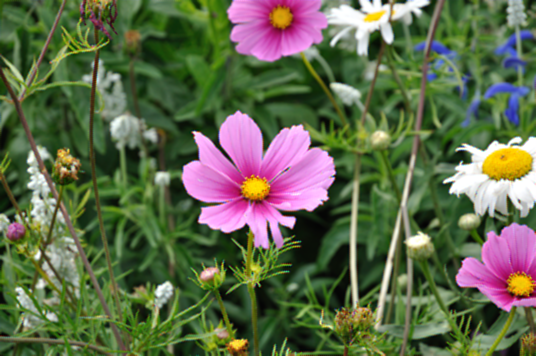
%> input picture 04 - Image Forgery Localization via Fine-Grained Analysis of CFA Artifacts/flowers.tiff, 536 x 356 px
$ octave demo_Piva.m   (GNU Octave 9; MATLAB toolbox functions it lacks are replaced by stand-ins)
%> lines starting %> are read from the running program, lines starting %| are printed output that depends on the picture
%> further down, im_true is the input picture: size 356x536x3 uint8; mean R, G, B 96.7, 105.9, 75.7
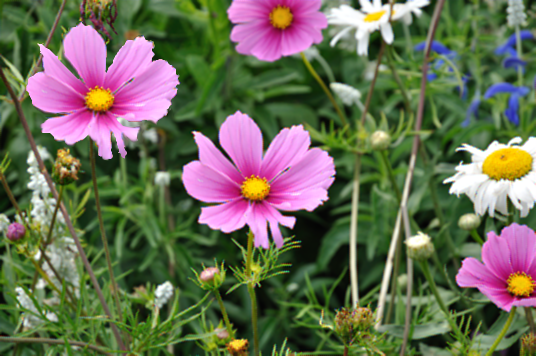
%> input picture 04 - Image Forgery Localization via Fine-Grained Analysis of CFA Artifacts/flowers-tampered.tiff, 536 x 356 px
%> further down, im is the input picture: size 356x536x3 uint8; mean R, G, B 106.8, 108.5, 85.4
### 04 - Image Forgery Localization via Fine-Grained Analysis of CFA Artifacts/CFAloc.m
function [map, stat] = CFAloc(image, Bayer, Nb, Ns)
%> called with Bayer = [0 1; 1 0], Nb = 2, Ns = 1
    %
    % [map, stat] = CFAloc(image,Bayer, Nb, Ns)
    %
    % Implementation of an algorithm to detect the presence/absence of CFA
    % artifacts to localize forged region as described in P. Ferrara, T.
    % Bianchi, A. De Rosa and P. Piva, "Image Forgery Localization via Fine-Grained Analysis of CFA Artifacts",
    % IEEE Transactions on Information Forensics & Security, vol. 7,  no. 5,
    % Oct. 2012 (published online June 2012),  pp. 1566-1577.
    %
    %
    % image:    image
    % Bayer:    2x2 Bayer pattern of green channel. It is assumed to be known
    % Nb:       feature dimension
    % Ns:       number of blocks to cumulate
    %
    % map:      log-likelihood map
    % stat:     proposed feature
    %
    % Copyright (C) 2011 Signal Processing and Communications Laboratory (LESC),
    % Dipartimento di Elettronica e Telecomunicazioni - Universit� di Firenze
    % via S. Marta 3 - I-50139 - Firenze, Italy
    %
    % This program is free software: you can redistribute it and/or modify
    % it under the terms of the GNU General Public License as published by
    % the Free Software Foundation, either version 3 of the License, or
    % (at your option) any later version.
    %
    % This program is distributed in the hope that it will be useful,
    % but WITHOUT ANY WARRANTY; without even the implied warranty of
    % MERCHANTABILITY or FITNESS FOR A PARTICULAR PURPOSE.  See the
    % GNU General Public License for more details.
    %
    % You should have received a copy of the GNU General Public License
    % along with this program.  If not, see <http://www.gnu.org/licenses/>.
    %
    %
    % Additional permission under GNU GPL version 3 section 7

    if (nargin ~= 4)
        error('Insert image, 2x2 CFA pattern on grenn channel, Nb and Ns');
    end

    % parameters
    Nm = 5; % dimension of map filtering

    % green channel extraction

    im = image(:,:,2);
%> im: size 356x536 uint8

    [h, w] = size(im);
%> h = 356; w = 536
    dim = [h, w];
%> dim = [356 536]

    % prediction error
    pred_error = prediction(im);

    % local variance of acquired and interpolated pixels
    var_map = getVarianceMap(pred_error, Bayer, dim);

    % proposed feature
    stat = getFeature(var_map, Bayer, Nb);

    % GMM parameters estimation
    [mu, sigma] = MoGEstimationZM(stat);

    % likelihood map
    loglikelihood_map = loglikelihood(stat, mu, sigma);

    % filtered and cumulated log-likelihood map
    map = getMap(loglikelihood_map, Ns, Nm);

    expMap=exp(map);
    probMap=1./(expMap+1);
    map=probMap;

    return

### 04 - Image Forgery Localization via Fine-Grained Analysis of CFA Artifacts/prediction.m
% Copyright (C) 2011 Signal Processing and Communications Laboratory (LESC),
% Dipartimento di Elettronica e Telecomunicazioni - Università di Firenze
% via S. Marta 3 - I-50139 - Firenze, Italy
%
% This program is free software: you can redistribute it and/or modify
% it under the terms of the GNU General Public License as published by
% the Free Software Foundation, either version 3 of the License, or
% (at your option) any later version.
%
% This program is distributed in the hope that it will be useful,
% but WITHOUT ANY WARRANTY; without even the implied warranty of
% MERCHANTABILITY or FITNESS FOR A PARTICULAR PURPOSE.  See the
% GNU General Public License for more details.
%
% You should have received a copy of the GNU General Public License
% along with this program.  If not, see <http://www.gnu.org/licenses/>.


function [pred_error] = prediction(im)

% predictor with a bilinear kernel

Hpred = [ 0,   0.25,    0;
          0.25,  -1, 0.25;
          0,   0.25,    0 ];

pred_error = imfilter(double(im),double(Hpred),'replicate');

return

### 04 - Image Forgery Localization via Fine-Grained Analysis of CFA Artifacts/getVarianceMap.m
% Copyright (C) 2011 Signal Processing and Communications Laboratory (LESC),
% Dipartimento di Elettronica e Telecomunicazioni - Università di Firenze
% via S. Marta 3 - I-50139 - Firenze, Italy
%
% This program is free software: you can redistribute it and/or modify
% it under the terms of the GNU General Public License as published by
% the Free Software Foundation, either version 3 of the License, or
% (at your option) any later version.
%
% This program is distributed in the hope that it will be useful,
% but WITHOUT ANY WARRANTY; without even the implied warranty of
% MERCHANTABILITY or FITNESS FOR A PARTICULAR PURPOSE.  See the
% GNU General Public License for more details.
%
% You should have received a copy of the GNU General Public License
% along with this program.  If not, see <http://www.gnu.org/licenses/>.


function [var_map] = getVarianceMap(im,Bayer,dim)
%> called with Bayer = [0 1; 1 0], dim = [356 536]

% extend pattern over all image
pattern = kron(ones(dim(1)/2,dim(2)/2), Bayer);

% separate acquired and interpolate pixels for a 7x7 window
mask = [1, 0, 1, 0, 1, 0, 1;
        0, 1, 0, 1, 0, 1, 0;
        1, 0, 1, 0, 1, 0, 1;
        0, 1, 0, 1, 0, 1, 0;
        1, 0, 1, 0, 1, 0, 1;
        0, 1, 0, 1, 0, 1, 0;
        1, 0, 1, 0, 1, 0, 1];

% gaussian window fo mean and variance
window = gaussian_window().*mask;
mc = sum(sum(window));
vc = 1 - (sum(sum((window.^2))));
window_mean = window./mc;

% local variance of acquired pixels
acquired = im.*(pattern);
mean_map_acquired = imfilter(acquired,window_mean,'replicate').*pattern;
sqmean_map_acquired = imfilter(acquired.^2,window_mean,'replicate').*pattern;
var_map_acquired =  (sqmean_map_acquired - (mean_map_acquired.^2))/vc;

% local variance of interpolated pixels
interpolated = im.*(1-pattern);
mean_map_interpolated = imfilter(interpolated,window_mean,'replicate').*(1-pattern);
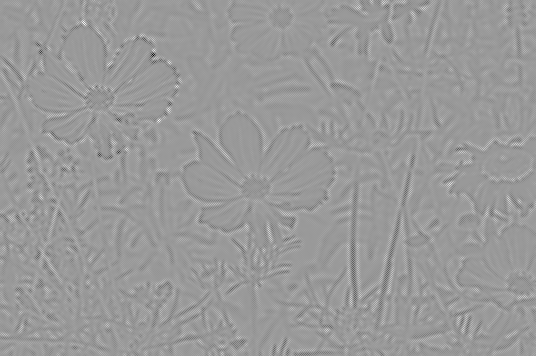
%> mean_map_interpolated: size 356x536 double; min -15.38, max 10.12, mean 0.00159; drawn with min black and max white
sqmean_map_interpolated = imfilter(interpolated.^2,window_mean,'replicate').*(1-pattern);
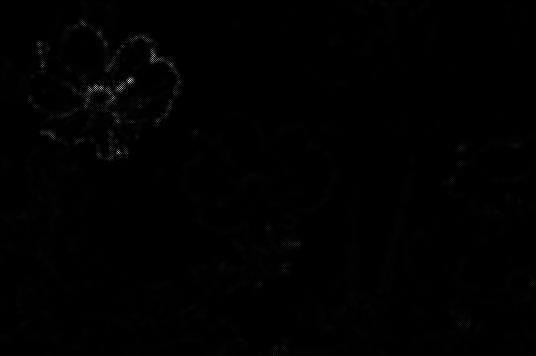
%> sqmean_map_interpolated: size 356x536 double; min 0, max 2216, mean 7.7; drawn with min black and max white
var_map_interpolated = (sqmean_map_interpolated - (mean_map_interpolated.^2))/vc;


var_map = var_map_acquired + var_map_interpolated;

return

### 04 - Image Forgery Localization via Fine-Grained Analysis of CFA Artifacts/getFeature.m
% Copyright (C) 2011 Signal Processing and Communications Laboratory (LESC),
% Dipartimento di Elettronica e Telecomunicazioni - Universit� di Firenze
% via S. Marta 3 - I-50139 - Firenze, Italy
%
% This program is free software: you can redistribute it and/or modify
% it under the terms of the GNU General Public License as published by
% the Free Software Foundation, either version 3 of the License, or
% (at your option) any later version.
%
% This program is distributed in the hope that it will be useful,
% but WITHOUT ANY WARRANTY; without even the implied warranty of
% MERCHANTABILITY or FITNESS FOR A PARTICULAR PURPOSE.  See the
% GNU General Public License for more details.
%
% You should have received a copy of the GNU General Public License
% along with this program.  If not, see <http://www.gnu.org/licenses/>.


function [statistics] = getFeature(map,Bayer,Nb)
%> called with Bayer = [0 1; 1 0], Nb = 2

% Proposed feature to localize CFA artifacts

pattern = kron(ones(Nb/2,Nb/2),Bayer);

func = @(sigma) (prod(sigma(logical(pattern)))/(prod(sigma(not(logical(pattern))))));

statistics = blkproc(map,[Nb Nb],func);

statistics(isnan(statistics))=1;
statistics(isinf(statistics))=0;
%> statistics: size 178x268 double; min 0, max 136109.4, mean 47.9

return

### 04 - Image Forgery Localization via Fine-Grained Analysis of CFA Artifacts/EMGaussianZM.m
% Copyright (C) 2011 Signal Processing and Communications Laboratory (LESC),
% Dipartimento di Elettronica e Telecomunicazioni - Università di Firenze
% via S. Marta 3 - I-50139 - Firenze, Italy
%
% This program is free software: you can redistribute it and/or modify
% it under the terms of the GNU General Public License as published by
% the Free Software Foundation, either version 3 of the License, or
% (at your option) any later version.
%
% This program is distributed in the hope that it will be useful,
% but WITHOUT ANY WARRANTY; without even the implied warranty of
% MERCHANTABILITY or FITNESS FOR A PARTICULAR PURPOSE.  See the
% GNU General Public License for more details.
%
% You should have received a copy of the GNU General Public License
% along with this program.  If not, see <http://www.gnu.org/licenses/>.


function [alpha, v1, mu2, v2] = EMGaussianZM(x, tol, max_iter)
%> called with tol = 0.001, max_iter = 500
%
% estimate Gaussian mixture parameters from data x with EM algorithm
% assume x distributed as alpha * N(0,v1) + (1 - alpha) * N(mu2, v2)

% initial guess
alpha = 0.5;
mu2 = mean(x);
%> mu2 = 2.44
v2 = var(x);
%> v2 = 4.24
v1 = v2/10;
%> v1 = 0.424


alpha_old = 1;
k = 1;
while abs(alpha - alpha_old) > tol && k < max_iter
    alpha_old = alpha;
    k = k + 1;
    % expectation
    f1 = alpha * exp(-x.^2/2/v1)/sqrt(v1);
    f2 = (1 - alpha) * exp(-(x - mu2).^2/2/v2)/sqrt(v2);
    alpha1 = f1 ./ (f1 + f2);
    alpha2 = f2 ./ (f1 + f2);
    % maximization
    alpha = mean(alpha1);
    v1 = sum(alpha1 .* x.^2) / sum(alpha1);
    mu2 = sum(alpha2 .* x) / sum(alpha2);
    v2 = sum(alpha2 .* (x - mu2).^2) / sum(alpha2);
end
%> this loop made 12 passes
%> (alpha_old, alpha, v1, mu2, v2) on passes 2 to 12: (0.0864, 0.038, 2.93, 2.51, 4.16), (0.038, 0.0359, 11.39, 2.57, 3.51), (0.0359, 0.059, 17.15, 2.74, 2.25), (0.059, 0.0825, 15.98, 2.81, 1.75), (0.0825, 0.101, 15.09, 2.83, 1.6), (0.101, 0.112, 14.62, 2.84, 1.55), (0.112, 0.12, 14.36, 2.84, 1.52), (0.12, 0.124, 14.22, 2.85, 1.51), (0.124, 0.127, 14.13, 2.85, 1.5), (0.127, 0.128, 14.08, 2.85, 1.49), (0.128, 0.129, 14.05, 2.85, 1.49)
%> (alpha, v1, mu2, v2) on pass 1: (0.0864, 1.25, 2.6, 4.27)
%> after the loop, k = 13

if abs(alpha - alpha_old) > tol
    display('warning: EM algorithm: number of iterations > max_iter');
end

return

### 04 - Image Forgery Localization via Fine-Grained Analysis of CFA Artifacts/MoGEstimationZM.m
% Copyright (C) 2011 Signal Processing and Communications Laboratory (LESC),
% Dipartimento di Elettronica e Telecomunicazioni - Universit� di Firenze
% via S. Marta 3 - I-50139 - Firenze, Italy
%
% This program is free software: you can redistribute it and/or modify
% it under the terms of the GNU General Public License as published by
% the Free Software Foundation, either version 3 of the License, or
% (at your option) any later version.
%
% This program is distributed in the hope that it will be useful,
% but WITHOUT ANY WARRANTY; without even the implied warranty of
% MERCHANTABILITY or FITNESS FOR A PARTICULAR PURPOSE.  See the
% GNU General Public License for more details.
%
% You should have received a copy of the GNU General Public License
% along with this program.  If not, see <http://www.gnu.org/licenses/>.


function [mu,sigma,mix_perc] = MoGEstimationZM (statistics)

% Expectation Maximization Algorithm with Zero-Mean forced first component

% E/M algorithm parameters inizialization

tol = 1e-3;
max_iter = 500;

% NaN and Inf management

statistics(isnan(statistics)) = 1;
statistics(statistics<0)=0;
data = log(statistics(:));
data = data(not(isinf(data)|isnan(data)));

% E/M algorithm

[alpha, v1, mu2, v2] = EMGaussianZM(data, tol , max_iter);
%> alpha = 0.129; v1 = 14.05; mu2 = 2.85; v2 = 1.49

% Estimated model parameters

mu= [mu2 ; 0];
%> mu = [2.85; 0]

sigma = sqrt([v2; v1]);
%> sigma = [1.22; 3.75]

mix_perc = [1-alpha;alpha];
%> mix_perc = [0.871; 0.129]
%> in CFAloc, `[mu, sigma] = MoGEstimationZM(stat);`: mu = [2.85; 0]; sigma = [1.22; 3.75]

return

### 04 - Image Forgery Localization via Fine-Grained Analysis of CFA Artifacts/loglikelihood.m
% Copyright (C) 2011 Signal Processing and Communications Laboratory (LESC),
% Dipartimento di Elettronica e Telecomunicazioni - Universit� di Firenze
% via S. Marta 3 - I-50139 - Firenze, Italy
%
% This program is free software: you can redistribute it and/or modify
% it under the terms of the GNU General Public License as published by
% the Free Software Foundation, either version 3 of the License, or
% (at your option) any later version.
%
% This program is distributed in the hope that it will be useful,
% but WITHOUT ANY WARRANTY; without even the implied warranty of
% MERCHANTABILITY or FITNESS FOR A PARTICULAR PURPOSE.  See the
% GNU General Public License for more details.
%
% You should have received a copy of the GNU General Public License
% along with this program.  If not, see <http://www.gnu.org/licenses/>.


function [L] = loglikelihood(statistics, mu, sigma)
%> called with mu = [2.85; 0], sigma = [1.22; 3.75]

% Loglikelihood map

% allowable values for logarithm
min = 1e-320;
max = 1e304;

statistics(isnan(statistics))=1;
statistics(isinf(statistics))=max;
statistics(statistics == 0) = min;
%> statistics: size 178x268 double; min 1e-320, max 136109.4, mean 47.9
statistics(statistics<0)=0;

mu1=mu(2);
%> mu1 = 0
mu2=mu(1);

sigma1=sigma(2);
%> sigma1 = 3.75
sigma2=sigma(1);
%> sigma2 = 1.22

% log-likelihood
L = log(sigma1) - log(sigma2) ...
    -0.5.*((((log(statistics) - mu2).^2)/sigma2^2) - ...
    (((log(statistics) - mu1).^2)/sigma1^2));

return

### 04 - Image Forgery Localization via Fine-Grained Analysis of CFA Artifacts/getMap.m
% Copyright (C) 2011 Signal Processing and Communications Laboratory (LESC),
% Dipartimento di Elettronica e Telecomunicazioni - Università di Firenze
% via S. Marta 3 - I-50139 - Firenze, Italy
%
% This program is free software: you can redistribute it and/or modify
% it under the terms of the GNU General Public License as published by
% the Free Software Foundation, either version 3 of the License, or
% (at your option) any later version.
%
% This program is distributed in the hope that it will be useful,
% but WITHOUT ANY WARRANTY; without even the implied warranty of
% MERCHANTABILITY or FITNESS FOR A PARTICULAR PURPOSE.  See the
% GNU General Public License for more details.
%
% You should have received a copy of the GNU General Public License
% along with this program.  If not, see <http://www.gnu.org/licenses/>.


function [map] = getMap(L, Ns, Nm)
%> called with Ns = 1, Nm = 5

% Cumulated and median filtered log-likelihood map

% cumulate blocks
func = @(x) sum(x(:));

log_L_cum = blkproc(L,[Ns Ns],func);


% median filtered log-likelihood
map = medfilt2(log_L_cum,[Nm Nm],'symmetric');
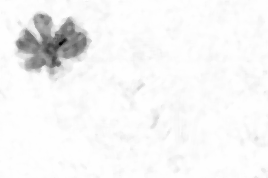
%> map: size 178x268 double; min -32.36, max 1.44, mean 0.169; drawn with min black and max white

return

### 04 - Image Forgery Localization via Fine-Grained Analysis of CFA Artifacts/gaussian_window.m
% Copyright (C) 2011 Signal Processing and Communications Laboratory (LESC),
% Dipartimento di Elettronica e Telecomunicazioni - Università di Firenze
% via S. Marta 3 - I-50139 - Firenze, Italy
%
% This program is free software: you can redistribute it and/or modify
% it under the terms of the GNU General Public License as published by
% the Free Software Foundation, either version 3 of the License, or
% (at your option) any later version.
%
% This program is distributed in the hope that it will be useful,
% but WITHOUT ANY WARRANTY; without even the implied warranty of
% MERCHANTABILITY or FITNESS FOR A PARTICULAR PURPOSE.  See the
% GNU General Public License for more details.
%
% You should have received a copy of the GNU General Public License
% along with this program.  If not, see <http://www.gnu.org/licenses/>.


function [window]=gaussian_window()

% gaussian window

N_window=7;     % window length
sigma=1;

[x, y] = meshgrid(-(ceil(sigma*2)):4*sigma/(N_window-1):ceil(sigma*2));

window = (1/(2*pi*sigma^2)).*exp(-0.5.*(x.^2+y.^2)./sigma^2);

return

### 04 - Image Forgery Localization via Fine-Grained Analysis of CFA Artifacts/demo_Piva.m
% Demo of CFA localization algorithm
%
% Copyright (C) 2011 Signal Processing and Communications Laboratory (LESC),
% Dipartimento di Elettronica e Telecomunicazioni - Universit� di Firenze
% via S. Marta 3 - I-50139 - Firenze, Italy
%
% This program is free software: you can redistribute it and/or modify
% it under the terms of the GNU General Public License as published by
% the Free Software Foundation, either version 3 of the License, or
% (at your option) any later version.
%
% This program is distributed in the hope that it will be useful,
% but WITHOUT ANY WARRANTY; without even the implied warranty of
% MERCHANTABILITY or FITNESS FOR A PARTICULAR PURPOSE.  See the
% GNU General Public License for more details.
%
% You should have received a copy of the GNU General Public License
% along with this program.  If not, see <http://www.gnu.org/licenses/>.


filename = {'flowers.tiff','flowers-tampered.tiff','garden.jpg','garden-tampered.jpg'};

% dimensione of statistics
Nb = [2, 8];
% number of cumulated bloks
Ns = 1;
% Pattern of CFA on green channel
bayer = [0, 1;
         1, 0];

for i = 1:2:3

     im_true = imread(filename{i});
     im = imread(filename{i+1});

     for j = 1:2

        [map, stat] = CFAloc(im, bayer, Nb(j),Ns);
%> in CFAloc, `expMap=exp(map);`:
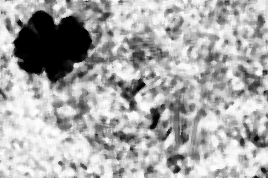
%> expMap: size 178x268 double; min 8.82e-15, max 4.23, mean 2.81; drawn with min black and max white
%> in CFAloc, `probMap=1./(expMap+1);`:
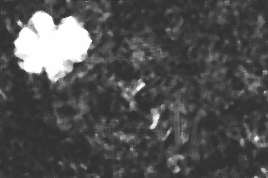
%> probMap: size 178x268 double; min 0.191, max 1, mean 0.316

        [h w] = size(map);
%> h = 178; w = 268

        %    NaN and Inf management

        stat(isnan(stat)) = 1;
        data = log(stat(:));
        data = data(not(isinf(data)|isnan(data)));
        % square root rule for bins
        n_bins = round(sqrt(length(data)));
%> n_bins = 218

        % plot result
        figure
        subplot(2,2,1), imshow(im_true), title('Not tampered image');
        subplot(2,2,2), imshow(im), title('Manipulated image');
        subplot(2,2,3), imagesc(map), colormap('gray'),axis equal, axis([1 w 1 h]), title(['Probability map (Nb = ',num2str(Nb(j)),')']);
        subplot(2,2,4), hist(data, n_bins), title('Histogram of the proposed feature');
%> after `title('Histogram of the proposed feature')`:
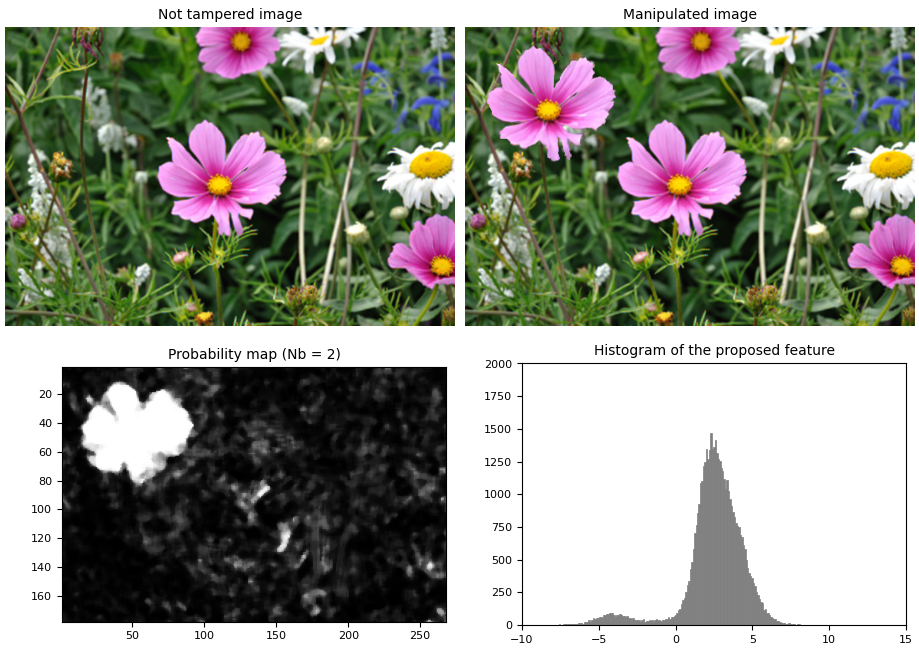
%> figure redrawn from the program's plot data, 4 panels

%> (the run ends here)
